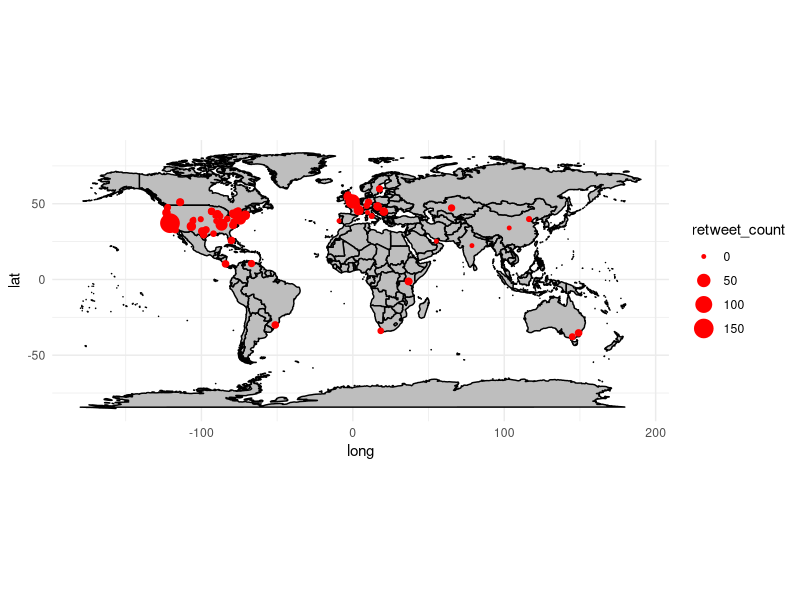
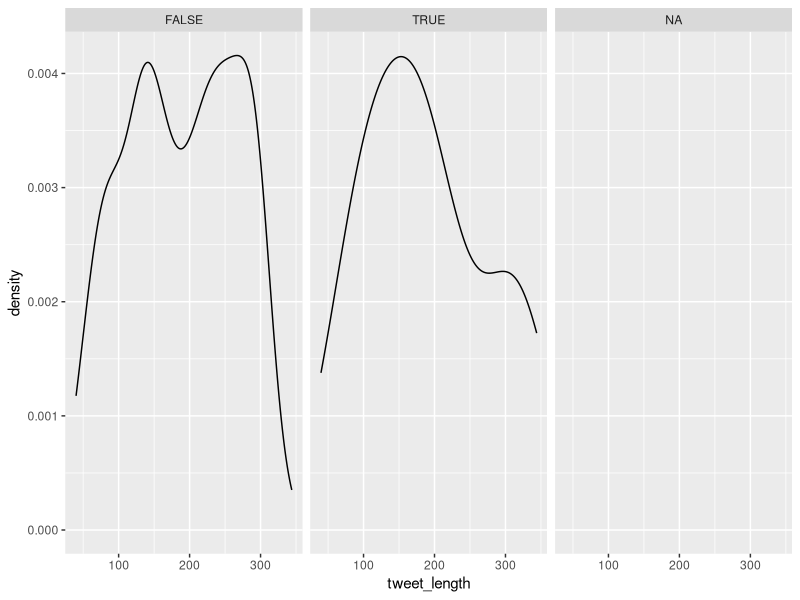

The R source for these figures, in order:
## ---- chunk 1
# load packages here
library(tidyverse)
library(ggridges)

## ---- chunk 2
# load data here
tweets <- read.csv("data/tweets.csv")
glimpse(tweets)
## ---- chunk 3
glimpse(tweets)
## ---- chunk 4
tweets %>%
  group_by(location) %>%
  summarize(location_tweet_count = n())

tweets %>% 
  mutate(location_state = case_when(
    str_detect(location, "AL") ~ "AL",
    str_detect(location, "NY") ~ "NY",
    TRUE ~ as.character(location)
    )) %>% 
  group_by(location) %>%
  summarize(location_tweet_count = n())
  
## ---- chunk 5
tweets %>%
  count(location) %>%
  arrange(desc(n)) %>% 
  head(15)
## ---- chunk 6
world_map <- map_data("world")

ggplot() +
  geom_polygon(data = world_map, aes(x = long, y = lat, group = group), fill = "gray", color = "black") +
  geom_point(data = tweets, aes(x = long, y = lat, size = retweet_count), color = "red") +
  theme_minimal() +
  coord_quickmap() 
  
## ---- chunk 7
tweets <- tweets %>%
  mutate(tweet_length = nchar(as.character(content)))

ggplot(tweets, aes(x = tweet_length)) + 
  facet_wrap(~verified) + 
  geom_density()


## ---- chunk 8
tweets %>%
  filter(verified == TRUE) %>%
  nrow()
## ---- chunk 9
tweets %>%
  group_by(username) %>%
  mutate(average_like_count = mean(like_count))
  
